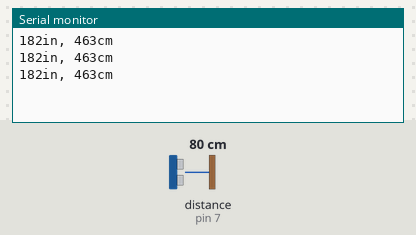
The sketch below on a simulated Arduino Uno, built with avr-gcc and run on an emulated ATmega328P. On the bench: the last lines printed to the serial monitor. Wiring (inferred from the names in the program): range finder with pulse-width output: data pin 7. Inputs (shaded band) come from the test bench; at power-on: distance to the obstacle (sensor on pin 7) 80 cm. The echo pulse lasts 58.3 µs per cm.

Above: at 1.2 s.
1.3 s: distance to the obstacle (sensor on pin 7) set to 2 cm
At 2.1 s:
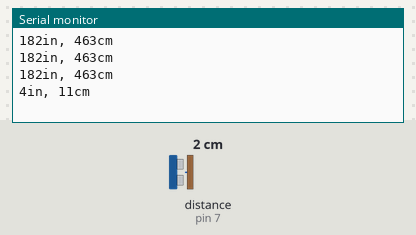
2.8 s: distance to the obstacle (sensor on pin 7) set to 4 cm
At 3.2 s:
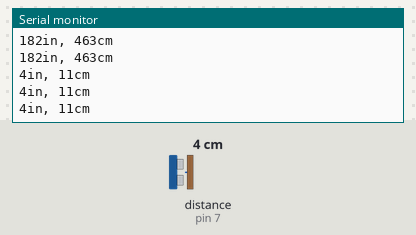
Timing chart, 0 to 5.8 s (numbered marks = the images above; inputs shaded):
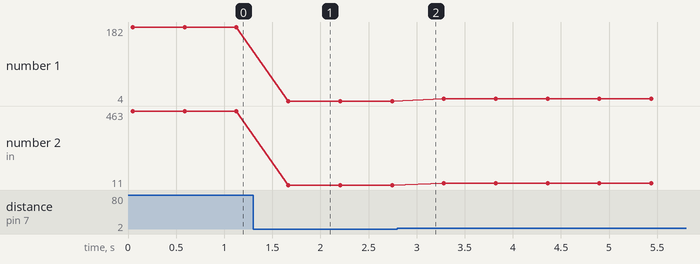

The sketch:

PWMSonar.ino
```cpp
//Feel free to use this code.
//Please be respectful by acknowledging the author in the code if you use or modify it.
//Author: Bruce Allen
//Date: 23/07/09

//Digital pin 7 for reading in the pulse width from the MaxSonar device.
//This variable is a constant because the pin will not change throughout execution of this code.
const int pwPin = 7;
//variables needed to store values
long pulse, inches, cm;

void setup() {

  //This opens up a serial connection to shoot the results back to the PC console
  Serial.begin(9600);
}

void loop() {

  pinMode(pwPin, INPUT);
    //Used to read in the pulse that is being sent by the MaxSonar device.
  //Pulse Width representation with a scale factor of 147 uS per Inch.

  pulse = pulseIn(pwPin, HIGH);
  //147uS per inch
  cm = pulse/10;
  //change inches to centimetres
  inches = cm / 2.54;
  Serial.print(inches);
  Serial.print("in, ");
  Serial.print(cm);
  Serial.print("cm");
  Serial.println();
  delay(500);
}
```

Measured:
- after the input at 1.3 s, the serial monitor: prints a new line after 0.37 s (image 1)
- plotted number 1: 182 → 4 after the input at 1.3 s, 4 → 9 after the input at 2.8 s
- plotted number 2: 463 → 11 after the input at 1.3 s, 11 → 23 after the input at 2.8 s
